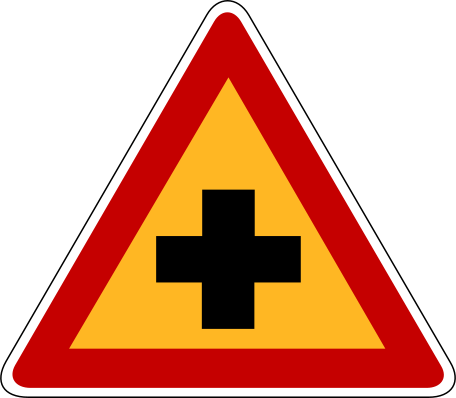
#> input picture data/101_+자형교차로.png, 456 x 398 px; its folder holds only this picture in this run
$ jupyter execute --allow-errors BAM.ipynb
#> lines starting #> are read from the running program, lines starting #| are printed output that depends on the picture; after the words box and inside, x2 and y2 are one past the last pixel; in counts of white or black regions, pixels touching at a corner belong together
BAM학습

[cell 1]
import numpy as np
import matplotlib.pyplot as plt
from PIL import Image
import os

def load_and_preprocess_images(folder_path, image_size):
#> called with folder_path = 'data', image_size = 32
    images = []
    for filename in os.listdir(folder_path)[:40]:  # 처음 40개의 이미지만 사용
        if filename.endswith(('.png', '.jpg', '.jpeg')):
            img_path = os.path.join(folder_path, filename)
            img = Image.open(img_path).convert('L')  # 그레이스케일로 변환
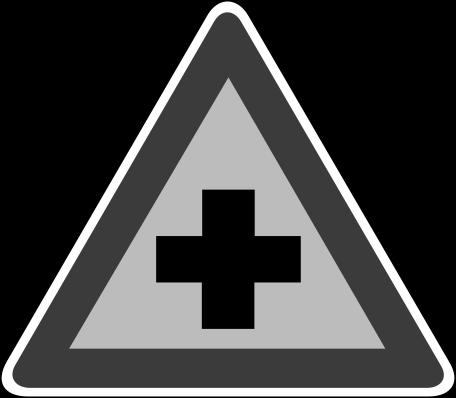
#> img: PIL image 456x398 L; min 0, max 255, mean 63.8
            img = img.resize((image_size, image_size))
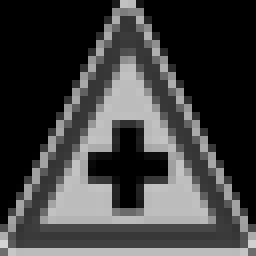
#> img: PIL image 32x32 L (shown 8 times larger); min 0, max 213, mean 64.5
            img_array = np.array(img)
            img_binary = np.where(img_array > 128, 1, -1)  # 이진화
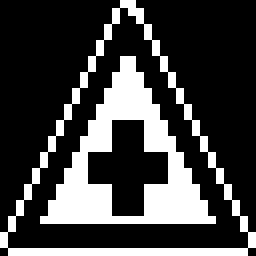
#> img_binary: shape (32, 32) int64 (shown 8 times larger); values -1 (black) and 1 (white), 25.7% white; 2 white regions, box (x1, y1, x2, y2) and area: (5, 7, 27, 28) 170, (0, 0, 32, 32) 93
            images.append(img_binary.flatten())  # 1차원 배열로 변환
    return images

def add_noise(image, noise_factor=0.2):
    noisy_img = image.copy()
    noise = np.random.rand(*image.shape) < noise_factor
    noisy_img[noise] *= -1
    return noisy_img

[cell 2]
class BAM:
    def __init__(self, size_x, size_y):
        self.size_x = size_x
        self.size_y = size_y
        self.W = np.zeros((size_x, size_y))

    def train(self, patterns_x, patterns_y):
        for x, y in zip(patterns_x, patterns_y):
            self.W += np.outer(x, y)  # Hebbian learning
        self.W /= len(patterns_x)

    def recall_x(self, y, max_iterations=50):
        for _ in range(max_iterations):
            x = np.sign(self.W @ y)
            y_new = np.sign(self.W.T @ x)
            if np.array_equal(y, y_new):
                break
            y = y_new
        return x

    def recall_y(self, x, max_iterations=50):
        for _ in range(max_iterations):
            y = np.sign(self.W.T @ x)
            x_new = np.sign(self.W @ y)
            if np.array_equal(x, x_new):
                break
            x = x_new
        return y

[cell 3]
# 이미지 로드 및 전처리
image_size = 32
folder_path = "data"
images = load_and_preprocess_images(folder_path, image_size)
#> images = 1 item

# BAM 생성 및 학습
bam = BAM(image_size * image_size, image_size * image_size)
bam.train(images, images)  # 자기 연관 학습 (self-association)
#> the loop in train, `for x, y in zip(patterns_x, patterns_y):` made 1 pass
#> pass 1, in train, `self.W += np.outer(x, y)`:
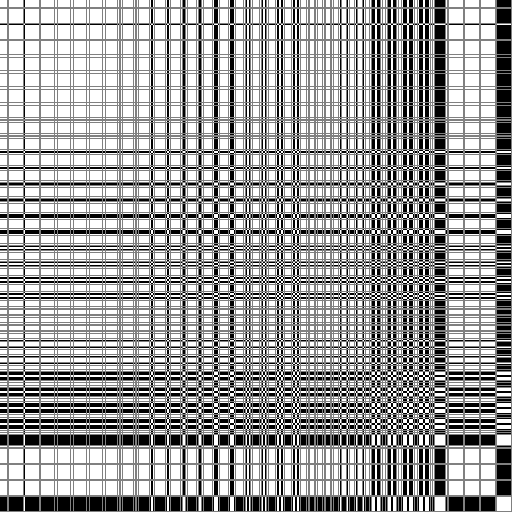
#> self.W: shape (1024, 1024) float64 (shown at 1/2 size); values -1 (black) and 1 (white), 61.8% white; 1 black region, box (x1, y1, x2, y2) and area: (0, 0, 1024, 1024) 400286

# 모든 학습된 이미지에 대해 테스트
plt.figure(figsize=(15, 5 * len(images)))
for i, original_image in enumerate(images):
    noisy_image = add_noise(original_image)
    recovered_image = bam.recall_x(noisy_image)

    plt.subplot(len(images), 3, i*3 + 1)
    plt.imshow(original_image.reshape(image_size, image_size), cmap='gray')
    plt.title(f'Original Image {i+1}')
    plt.axis('off')

    plt.subplot(len(images), 3, i*3 + 2)
    plt.imshow(noisy_image.reshape(image_size, image_size), cmap='gray')
    plt.title(f'Noisy Image {i+1}')
    plt.axis('off')

    plt.subplot(len(images), 3, i*3 + 3)
    plt.imshow(recovered_image.reshape(image_size, image_size), cmap='gray')
    plt.title(f'Recovered Image {i+1}')
    plt.axis('off')
#> this loop made 1 pass

plt.tight_layout()
plt.show()
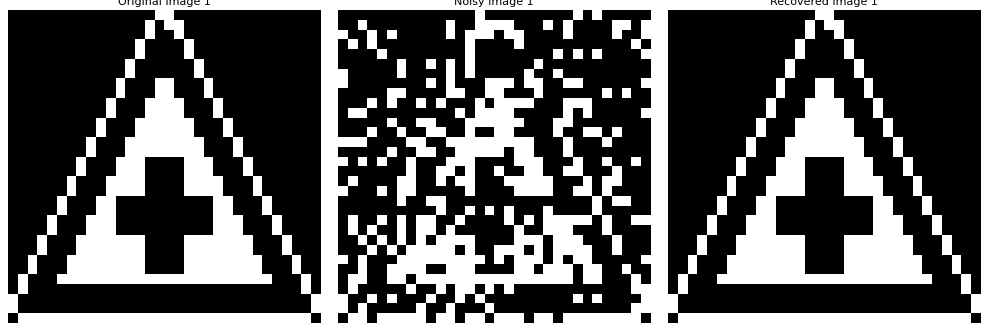
#> figure drawn by matplotlib, 3 panels

# 학습되지 않은 이미지로 테스트
#> (the rest of this cell did not finish here and is left out)
